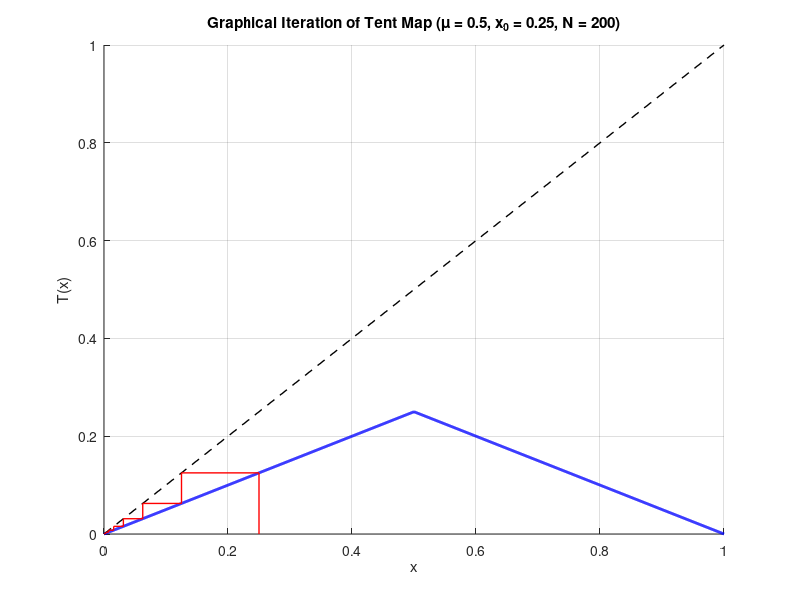
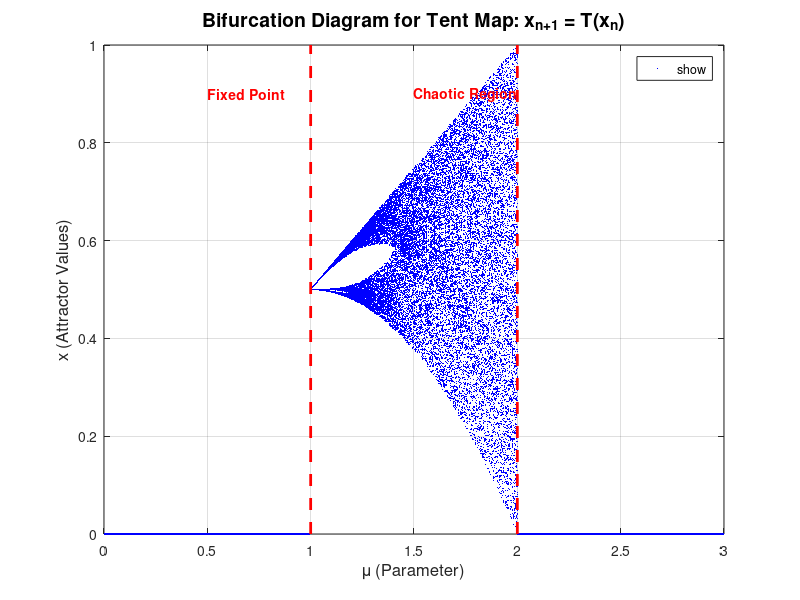
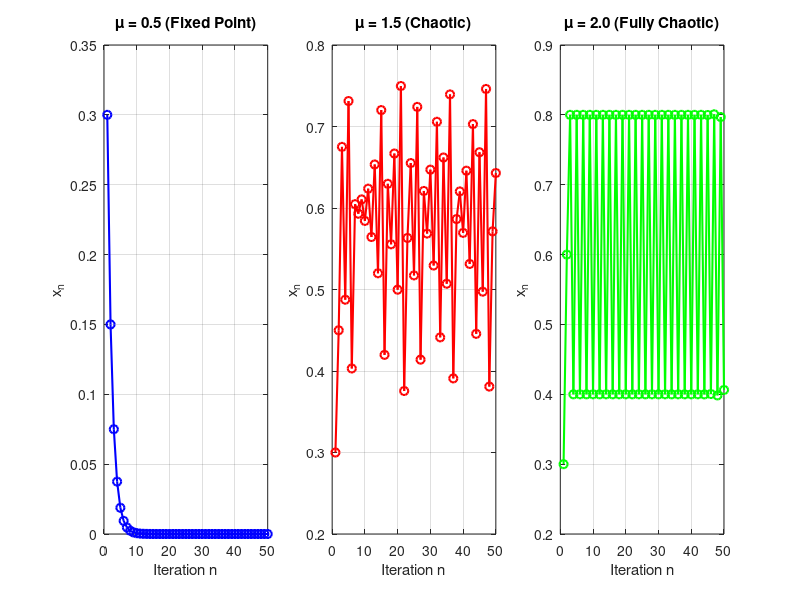

Here is the MATLAB script that generated these plots, in order: (Note: this script raises an error after producing the figures.)
% Tent Map Graphical Iteration
% Parameters
mu = 0.5;
x_0 = 1/4;
N = 200;

% Define the tent function T(x)
T = @(x, mu) mu.*x.*(x < 0.5 & x >= 0) + mu.*(1 - x).*(x >= 0.5 & x <= 1);

% Create x values for plotting the function
x = 0:0.001:1;
y = T(x, mu);

% Plot the tent function
figure;
hold on;
plot(x, y, 'b-', 'LineWidth', 2, 'DisplayName', 'T(x)');

% Plot the diagonal line y = x
plot([0 1], [0 1], 'k--', 'LineWidth', 1, 'DisplayName', 'y = x');

% Initialize for iteration
x_current = x_0;

% Perform graphical iteration
for n = 1:N
    x_next = T(x_current, mu);
    
    % Draw vertical line from (x_current, 0) to (x_current, T(x_current))
    if n == 1
        line([x_current, x_current], [0, x_next], 'Color', 'red', 'LineWidth', 1);
    else
        line([x_current, x_current], [x_current, x_next], 'Color', 'red', 'LineWidth', 1);
    end
    
    % Draw horizontal line from (x_current, T(x_current)) to (x_next, T(x_current))
    line([x_current, x_next], [x_next, x_next], 'Color', 'red', 'LineWidth', 1);
    
    % Update for next iteration
    x_current = x_next;
    
    % Break if we've reached a fixed point or cycle
    % if abs(x_next - x_current) < 1e-10
    %     break;
    % end
end

% Formatting
xlabel('x');
ylabel('T(x)');
title(sprintf('Graphical Iteration of Tent Map (\\mu = %.1f, x_0 = %.2f, N = %d)', mu, x_0, N));
grid on;
axis([0 1 0 1]);
hold off;

%%
% Tent Map Bifurcation Diagram
clear; clc;

% Define the tent function
T = @(x, mu) mu.*x.*(x < 0.5) + mu.*(1 - x).*(x >= 0.5);

% Parameters for bifurcation diagram
mu_min = 0;
mu_max = 3;
mu_resolution = 2000;  % Number of mu values to test
mu_values = linspace(mu_min, mu_max, mu_resolution);

% Parameters for iteration
x0 = 0.3;  % Initial condition (can be any value in [0,1])
n_transient = 2000;  % Number of iterations to skip (let system settle)
n_plot = 40;        % Number of final iterations to plot

% Storage for bifurcation data
mu_plot = [];
x_plot = [];

fprintf('Computing bifurcation diagram...\n');

% Loop through each mu value
for i = 1:length(mu_values)
    mu = mu_values(i);
    
    % Initialize
    x = x0;
    
    % Skip transient behavior
    for n = 1:n_transient
        x = T(x, mu);
        % Keep x in bounds [0,1]
        if x < 0, x = 0; end
        if x > 1, x = 1; end
    end
    
    % Collect attractor points
    for n = 1:n_plot
        x = T(x, mu);
        % Keep x in bounds [0,1]
        if x < 0, x = 0; end
        if x > 1, x = 1; end
        
        % Store data for plotting
        mu_plot = [mu_plot, mu];
        x_plot = [x_plot, x];
    end
    
    % Progress indicator
    if mod(i, 200) == 0
        fprintf('Progress: %.1f%%\n', 100*i/length(mu_values));
    end
end

% Create bifurcation diagram
figure('Position', [100, 100, 800, 600]);
plot(mu_plot, x_plot, '.', 'MarkerSize', 0.5, 'Color', 'blue');
xlabel('\mu (Parameter)', 'FontSize', 12);
ylabel('x (Attractor Values)', 'FontSize', 12);
title('Bifurcation Diagram for Tent Map: x_{n+1} = T(x_n)', 'FontSize', 14);
grid on;
xlim([mu_min, mu_max]);
ylim([0, 1]);

% Add vertical lines at key bifurcation points
hold on;
plot([1, 1], [0, 1], 'r--', 'LineWidth', 2, 'DisplayName', '\mu = 1 (Critical)');
plot([2, 2], [0, 1], 'r--', 'LineWidth', 2, 'DisplayName', '\mu = 2 (Fully Chaotic)');
legend('show', 'Location', 'northeast');

% Add text annotations
text(0.5, 0.9, 'Fixed Point', 'FontSize', 10, 'Color', 'red', 'FontWeight', 'bold');
text(1.5, 0.9, 'Chaotic Region', 'FontSize', 10, 'Color', 'red', 'FontWeight', 'bold');

hold off;

fprintf('Bifurcation diagram completed!\n');

% Additional analysis: Plot some specific cases
figure('Position', [150, 150, 1200, 400]);

% Case 1: mu = 0.5 (converges to 0)
subplot(1,3,1);
mu1 = 0.5;
x_seq1 = zeros(1, 50);
x_seq1(1) = 0.3;
for i = 2:50
    x_seq1(i) = T(x_seq1(i-1), mu1);
end
plot(1:50, x_seq1, 'bo-', 'LineWidth', 1.5);
title(sprintf('\\mu = %.1f (Fixed Point)', mu1));
xlabel('Iteration n');
ylabel('x_n');
grid on;

% Case 2: mu = 1.5 (chaotic)
subplot(1,3,2);
mu2 = 1.5;
x_seq2 = zeros(1, 50);
x_seq2(1) = 0.3;
for i = 2:50
    x_seq2(i) = T(x_seq2(i-1), mu2);
end
plot(1:50, x_seq2, 'ro-', 'LineWidth', 1.5);
title(sprintf('\\mu = %.1f (Chaotic)', mu2));
xlabel('Iteration n');
ylabel('x_n');
grid on;

% Case 3: mu = 2.0 (fully chaotic)
subplot(1,3,3);
mu3 = 2.0;
x_seq3 = zeros(1, 50);
x_seq3(1) = 0.3;
for i = 2:50
    x_seq3(i) = T(x_seq3(i-1), mu3);
end
plot(1:50, x_seq3, 'go-', 'LineWidth', 1.5);
title(sprintf('\\mu = %.1f (Fully Chaotic)', mu3));
xlabel('Iteration n');
ylabel('x_n');
grid on;

sgtitle('Time Series for Different \mu Values', 'FontSize', 14);